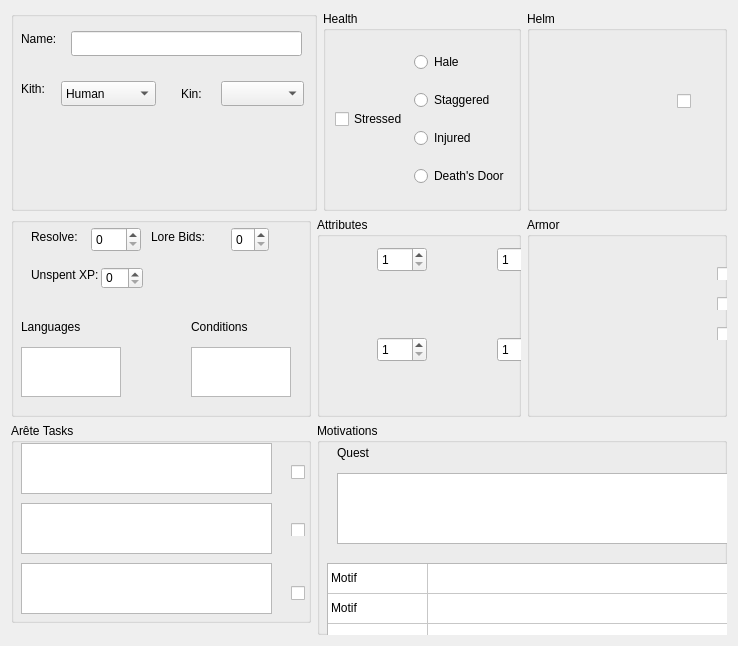
      <widget class="QWidget" name="char_tab">
       <attribute name="title">
        <string>Character</string>
       </attribute>
       <layout class="QGridLayout" name="gridLayout_2">
        <item row="0" column="2" colspan="2">
         <widget class="QGroupBox" name="groupBox_8">
          <property name="title">
           <string/>
          </property>
          <widget class="QLabel" name="label">
           <property name="geometry">
            <rect>
             <x>10</x>
             <y>0</y>
             <width>50</width>
             <height>56</height>
            </rect>
           </property>
           <property name="maximumSize">
            <size>
             <width>50</width>
             <height>16777215</height>
            </size>
           </property>
           <property name="text">
            <string>Name:</string>
           </property>
          </widget>
          <widget class="QLineEdit" name="nameedit">
           <property name="geometry">
            <rect>
             <x>60</x>
             <y>20</y>
             <width>231</width>
             <height>25</height>
            </rect>
           </property>
          </widget>
          <widget class="QLabel" name="label_2">
           <property name="geometry">
            <rect>
             <x>310</x>
             <y>20</y>
             <width>31</width>
             <height>19</height>
            </rect>
           </property>
           <property name="maximumSize">
            <size>
             <width>75</width>
             <height>16777215</height>
            </size>
           </property>
           <property name="text">
            <string>Path:</string>
           </property>
          </widget>
          <widget class="QComboBox" name="path_dropdown">
           <property name="geometry">
            <rect>
             <x>350</x>
             <y>20</y>
             <width>91</width>
             <height>25</height>
            </rect>
           </property>
           <property name="maximumSize">
            <size>
             <width>100</width>
             <height>16777215</height>
            </size>
           </property>
           <property name="editable">
            <bool>false</bool>
           </property>
           <property name="currentText">
            <string>Swords</string>
           </property>
           <item>
            <property name="text">
             <string>Swords</string>
            </property>
           </item>
           <item>
            <property name="text">
             <string>Pentacles</string>
            </property>
           </item>
           <item>
            <property name="text">
             <string>Cups</string>
            </property>
           </item>
           <item>
            <property name="text">
             <string>Wands</string>
            </property>
           </item>
          </widget>
          <widget class="QLabel" name="label_3">
           <property name="geometry">
            <rect>
             <x>10</x>
             <y>50</y>
             <width>41</width>
             <height>56</height>
            </rect>
           </property>
           <property name="maximumSize">
            <size>
             <width>75</width>
             <height>16777215</height>
            </size>
           </property>
           <property name="text">
            <string>Kith:</string>
           </property>
          </widget>
          <widget class="QComboBox" name="kith_dropdown">
           <property name="geometry">
            <rect>
             <x>50</x>
             <y>70</y>
             <width>95</width>
             <height>25</height>
            </rect>
           </property>
           <item>
            <property name="text">
             <string>Human</string>
            </property>
           </item>
           <item>
            <property name="text">
             <string>Underfolk</string>
            </property>
           </item>
           <item>
            <property name="text">
             <string>Orc</string>
            </property>
           </item>
           <item>
            <property name="text">
             <string>Fay</string>
            </property>
           </item>
          </widget>
          <widget class="QLabel" name="label_4">
           <property name="geometry">
            <rect>
             <x>170</x>
             <y>70</y>
             <width>50</width>
             <height>25</height>
            </rect>
           </property>
           <property name="maximumSize">
            <size>
             <width>50</width>
             <height>25</height>
            </size>
           </property>
           <property name="text">
            <string>Kin:</string>
           </property>
          </widget>
          <widget class="QComboBox" name="kin_dropdown">
           <property name="geometry">
            <rect>
             <x>210</x>
             <y>70</y>
             <width>83</width>
             <height>25</height>
            </rect>
           </property>
          </widget>
         </widget>
        </item>
        <item row="0" column="4">
         <widget class="QGroupBox" name="groupBox">
          <property name="title">
           <string>Health</string>
          </property>
          <layout class="QGridLayout" name="gridLayout_3">
           <item row="2" column="1">
            <widget class="QRadioButton" name="staggered_button">
             <property name="text">
              <string>Staggered</string>
             </property>
            </widget>
           </item>
           <item row="2" column="0" rowspan="2">
            <widget class="QCheckBox" name="stressed_box">
             <property name="text">
              <string>Stressed</string>
             </property>
            </widget>
           </item>
           <item row="4" column="1">
            <widget class="QRadioButton" name="deaths_door_button">
             <property name="text">
              <string>Death's Door</string>
             </property>
            </widget>
           </item>
           <item row="3" column="1">
            <widget class="QRadioButton" name="injured_button">
             <property name="text">
              <string>Injured</string>
             </property>
            </widget>
           </item>
           <item row="1" column="1">
            <widget class="QRadioButton" name="hale_button">
             <property name="text">
              <string>Hale</string>
             </property>
            </widget>
           </item>
          </layout>
         </widget>
        </item>
        <item row="1" column="5">
         <widget class="QGroupBox" name="groupBox_6">
          <property name="minimumSize">
           <size>
            <width>100</width>
            <height>200</height>
           </size>
          </property>
          <property name="title">
           <string>Armor</string>
          </property>
          <widget class="QLabel" name="label_18">
           <property name="geometry">
            <rect>
             <x>10</x>
             <y>23</y>
             <width>171</width>
             <height>171</height>
            </rect>
           </property>
           <property name="text">
            <string/>
           </property>
           <property name="pixmap">
            <pixmap>abdominal-armor.svg</pixmap>
           </property>
           <property name="scaledContents">
            <bool>true</bool>
           </property>
          </widget>
          <widget class="QCheckBox" name="armor_notch_1">
           <property name="geometry">
            <rect>
             <x>190</x>
             <y>50</y>
             <width>35</width>
             <height>13</height>
            </rect>
           </property>
           <property name="text">
            <string/>
           </property>
          </widget>
          <widget class="QCheckBox" name="armor_notch_2">
           <property name="geometry">
            <rect>
             <x>190</x>
             <y>80</y>
             <width>26</width>
             <height>13</height>
            </rect>
           </property>
           <property name="text">
            <string/>
           </property>
          </widget>
          <widget class="QCheckBox" name="armor_notch_3">
           <property name="geometry">
            <rect>
             <x>190</x>
             <y>110</y>
             <width>26</width>
             <height>13</height>
            </rect>
           </property>
           <property name="text">
            <string/>
           </property>
          </widget>
         </widget>
        </item>
        <item row="10" column="2">
         <widget class="QGroupBox" name="groupBox_9">
          <property name="minimumSize">
           <size>
            <width>300</width>
            <height>200</height>
           </size>
          </property>
          <property name="title">
           <string>Arête Tasks</string>
          </property>
          <widget class="QTextEdit" name="arete_task_1">
           <property name="geometry">
            <rect>
             <x>10</x>
             <y>20</y>
             <width>251</width>
             <height>51</height>
            </rect>
           </property>
          </widget>
          <widget class="QTextEdit" name="arete_task_2">
           <property name="geometry">
            <rect>
             <x>10</x>
             <y>80</y>
             <width>251</width>
             <height>51</height>
            </rect>
           </property>
          </widget>
          <widget class="QTextEdit" name="arete_task_3">
           <property name="geometry">
            <rect>
             <x>10</x>
             <y>140</y>
             <width>251</width>
             <height>51</height>
            </rect>
           </property>
          </widget>
          <widget class="QCheckBox" name="arete_check_1">
           <property name="geometry">
            <rect>
             <x>280</x>
             <y>40</y>
             <width>20</width>
             <height>19</height>
            </rect>
           </property>
           <property name="maximumSize">
            <size>
             <width>20</width>
             <height>20</height>
            </size>
           </property>
           <property name="text">
            <string/>
           </property>
          </widget>
          <widget class="QCheckBox" name="arete_check_2">
           <property name="geometry">
            <rect>
             <x>280</x>
             <y>100</y>
             <width>20</width>
             <height>13</height>
            </rect>
           </property>
           <property name="maximumSize">
            <size>
             <width>20</width>
             <height>20</height>
            </size>
           </property>
           <property name="text">
            <string/>
           </property>
          </widget>
          <widget class="QCheckBox" name="arete_check_3">
           <property name="geometry">
            <rect>
             <x>280</x>
             <y>160</y>
             <width>20</width>
             <height>20</height>
            </rect>
           </property>
           <property name="maximumSize">
            <size>
             <width>20</width>
             <height>20</height>
            </size>
           </property>
           <property name="text">
            <string/>
           </property>
          </widget>
         </widget>
        </item>
        <item row="10" column="3" rowspan="3" colspan="3">
         <widget class="QGroupBox" name="groupBox_11">
          <property name="title">
           <string>Motivations</string>
          </property>
          <widget class="QLabel" name="label_14">
           <property name="geometry">
            <rect>
             <x>20</x>
             <y>20</y>
             <width>50</width>
             <height>19</height>
            </rect>
           </property>
           <property name="maximumSize">
            <size>
             <width>50</width>
             <height>25</height>
            </size>
           </property>
           <property name="text">
            <string>Quest</string>
           </property>
          </widget>
          <widget class="QTextEdit" name="quest_box">
           <property name="geometry">
            <rect>
             <x>20</x>
             <y>50</y>
             <width>461</width>
             <height>71</height>
            </rect>
           </property>
          </widget>
          <widget class="QTableWidget" name="motif_table">
           <property name="geometry">
            <rect>
             <x>10</x>
             <y>140</y>
             <width>484</width>
             <height>141</height>
            </rect>
           </property>
           <property name="rowCount">
            <number>3</number>
           </property>
           <property name="columnCount">
            <number>2</number>
           </property>
           <attribute name="horizontalHeaderVisible">
            <bool>false</bool>
           </attribute>
           <attribute name="horizontalHeaderStretchLastSection">
            <bool>true</bool>
           </attribute>
           <attribute name="verticalHeaderVisible">
            <bool>false</bool>
           </attribute>
           <attribute name="verticalHeaderStretchLastSection">
            <bool>true</bool>
           </attribute>
           <row/>
           <row/>
           <row/>
           <column/>
           <column/>
           <item row="0" column="0">
            <property name="text">
             <string>Motif</string>
            </property>
            <property name="flags">
             <set>ItemIsSelectable|ItemIsDragEnabled|ItemIsDropEnabled|ItemIsUserCheckable|ItemIsEnabled</set>
            </property>
           </item>
           <item row="1" column="0">
            <property name="text">
             <string>Motif</string>
            </property>
            <property name="flags">
             <set>ItemIsSelectable|ItemIsDragEnabled|ItemIsDropEnabled|ItemIsUserCheckable|ItemIsEnabled</set>
            </property>
           </item>
           <item row="2" column="0">
            <property name="text">
             <string>Motif</string>
            </property>
            <property name="flags">
             <set>ItemIsSelectable|ItemIsDragEnabled|ItemIsDropEnabled|ItemIsUserCheckable|ItemIsEnabled</set>
            </property>
           </item>
          </widget>
          <widget class="QTableWidget" name="guildmate_table">
           <property name="geometry">
            <rect>
             <x>550</x>
             <y>60</y>
             <width>321</width>
             <height>211</height>
            </rect>
           </property>
           <property name="rowCount">
            <number>6</number>
           </property>
           <property name="columnCount">
            <number>3</number>
           </property>
           <attribute name="horizontalHeaderVisible">
            <bool>false</bool>
           </attribute>
           <attribute name="verticalHeaderVisible">
            <bool>false</bool>
           </attribute>
           <attribute name="verticalHeaderHighlightSections">
            <bool>false</bool>
           </attribute>
           <row/>
           <row/>
           <row/>
           <row/>
           <row/>
           <row/>
           <column/>
           <column/>
           <column/>
           <item row="0" column="0">
            <property name="text">
             <string>Guildmate</string>
            </property>
            <property name="flags">
             <set>ItemIsSelectable|ItemIsDragEnabled|ItemIsDropEnabled|ItemIsUserCheckable|ItemIsEnabled</set>
            </property>
           </item>
           <item row="0" column="1">
            <property name="text">
             <string>Bond</string>
            </property>
            <property name="flags">
             <set>ItemIsSelectable|ItemIsDragEnabled|ItemIsDropEnabled|ItemIsUserCheckable|ItemIsEnabled</set>
            </property>
           </item>
           <item row="0" column="2">
            <property name="text">
             <string>Charged</string>
            </property>
            <property name="flags">
             <set>ItemIsSelectable|ItemIsDragEnabled|ItemIsDropEnabled|ItemIsUserCheckable|ItemIsEnabled</set>
            </property>
           </item>
          </widget>
         </widget>
        </item>
        <item row="1" column="3" colspan="2">
         <widget class="QGroupBox" name="groupBox_7">
          <property name="title">
           <string>Attributes</string>
          </property>
          <widget class="QLabel" name="label_5">
           <property name="geometry">
            <rect>
             <x>10</x>
             <y>20</y>
             <width>50</width>
             <height>43</height>
            </rect>
           </property>
           <property name="maximumSize">
            <size>
             <width>50</width>
             <height>50</height>
            </size>
           </property>
           <property name="text">
            <string/>
           </property>
           <property name="pixmap">
            <pixmap>sword.png</pixmap>
           </property>
           <property name="scaledContents">
            <bool>true</bool>
           </property>
          </widget>
          <widget class="QSpinBox" name="swords_box">
           <property name="geometry">
            <rect>
             <x>60</x>
             <y>30</y>
             <width>50</width>
             <height>25</height>
            </rect>
           </property>
           <property name="maximumSize">
            <size>
             <width>50</width>
             <height>16777215</height>
            </size>
           </property>
           <property name="minimum">
            <number>1</number>
           </property>
           <property name="maximum">
            <number>4</number>
           </property>
          </widget>
          <widget class="QLabel" name="label_6">
           <property name="geometry">
            <rect>
             <x>130</x>
             <y>20</y>
             <width>50</width>
             <height>43</height>
            </rect>
           </property>
           <property name="maximumSize">
            <size>
             <width>50</width>
             <height>50</height>
            </size>
           </property>
           <property name="text">
            <string/>
           </property>
           <property name="pixmap">
            <pixmap>pentacle.png</pixmap>
           </property>
           <property name="scaledContents">
            <bool>true</bool>
           </property>
          </widget>
          <widget class="QSpinBox" name="pentacles_box">
           <property name="geometry">
            <rect>
             <x>180</x>
             <y>30</y>
             <width>50</width>
             <height>25</height>
            </rect>
           </property>
           <property name="maximumSize">
            <size>
             <width>50</width>
             <height>16777215</height>
            </size>
           </property>
           <property name="minimum">
            <number>1</number>
           </property>
           <property name="maximum">
            <number>4</number>
           </property>
          </widget>
          <widget class="QLabel" name="label_7">
           <property name="geometry">
            <rect>
             <x>10</x>
             <y>100</y>
             <width>50</width>
             <height>43</height>
            </rect>
           </property>
           <property name="maximumSize">
            <size>
             <width>50</width>
             <height>50</height>
            </size>
           </property>
           <property name="text">
            <string/>
           </property>
           <property name="pixmap">
            <pixmap>cup.png</pixmap>
           </property>
           <property name="scaledContents">
            <bool>true</bool>
           </property>
          </widget>
          <widget class="QSpinBox" name="cups_box">
           <property name="geometry">
            <rect>
             <x>60</x>
             <y>120</y>
             <width>50</width>
             <height>25</height>
            </rect>
           </property>
           <property name="maximumSize">
            <size>
             <width>50</width>
             <height>16777215</height>
            </size>
           </property>
           <property name="minimum">
            <number>1</number>
           </property>
           <property name="maximum">
            <number>4</number>
           </property>
          </widget>
          <widget class="QLabel" name="label_8">
           <property name="geometry">
            <rect>
             <x>120</x>
             <y>100</y>
             <width>50</width>
             <height>49</height>
            </rect>
           </property>
           <property name="maximumSize">
            <size>
             <width>50</width>
             <height>50</height>
            </size>
           </property>
           <property name="text">
            <string/>
           </property>
           <property name="pixmap">
            <pixmap>wand.png</pixmap>
           </property>
           <property name="scaledContents">
            <bool>true</bool>
           </property>
          </widget>
          <widget class="QSpinBox" name="wands_box">
           <property name="geometry">
            <rect>
             <x>180</x>
             <y>120</y>
             <width>50</width>
             <height>25</height>
            </rect>
           </property>
           <property name="maximumSize">
            <size>
             <width>50</width>
             <height>16777215</height>
            </size>
           </property>
           <property name="minimum">
            <number>1</number>
           </property>
           <property name="maximum">
            <number>4</number>
           </property>
          </widget>
         </widget>
        </item>
        <item row="0" column="5">
         <widget class="QGroupBox" name="groupBox_5">
          <property name="minimumSize">
           <size>
            <width>200</width>
            <height>200</height>
           </size>
          </property>
          <property name="title">
           <string>Helm</string>
          </property>
          <widget class="QLabel" name="label_17">
           <property name="geometry">
            <rect>
             <x>-20</x>
             <y>30</y>
             <width>190</width>
             <height>151</height>
            </rect>
           </property>
           <property name="text">
            <string/>
           </property>
           <property name="pixmap">
            <pixmap>visored-helm.svg</pixmap>
           </property>
           <property name="scaledContents">
            <bool>true</bool>
           </property>
          </widget>
          <widget class="QCheckBox" name="helm_notch">
           <property name="geometry">
            <rect>
             <x>150</x>
             <y>80</y>
             <width>20</width>
             <height>20</height>
            </rect>
           </property>
           <property name="maximumSize">
            <size>
             <width>20</width>
             <height>20</height>
            </size>
           </property>
           <property name="text">
            <string/>
           </property>
          </widget>
         </widget>
        </item>
        <item row="1" column="2">
         <widget class="QGroupBox" name="groupBox_10">
          <property name="title">
           <string/>
          </property>
          <widget class="QLabel" name="label_9">
           <property name="geometry">
            <rect>
             <x>20</x>
             <y>10</y>
             <width>65</width>
             <height>19</height>
            </rect>
           </property>
           <property name="maximumSize">
            <size>
             <width>100</width>
             <height>16777215</height>
            </size>
           </property>
           <property name="text">
            <string>Resolve:</string>
           </property>
          </widget>
          <widget class="QSpinBox" name="resolve_box">
           <property name="geometry">
            <rect>
             <x>80</x>
             <y>10</y>
             <width>50</width>
             <height>25</height>
            </rect>
           </property>
           <property name="maximumSize">
            <size>
             <width>50</width>
             <height>16777215</height>
            </size>
           </property>
           <property name="minimum">
            <number>0</number>
           </property>
           <property name="maximum">
            <number>4</number>
           </property>
          </widget>
          <widget class="QLabel" name="label_10">
           <property name="geometry">
            <rect>
             <x>140</x>
             <y>10</y>
             <width>81</width>
             <height>19</height>
            </rect>
           </property>
           <property name="maximumSize">
            <size>
             <width>100</width>
             <height>50</height>
            </size>
           </property>
           <property name="text">
            <string>Lore Bids:</string>
           </property>
          </widget>
          <widget class="QSpinBox" name="lore_bids_box">
           <property name="geometry">
            <rect>
             <x>220</x>
             <y>10</y>
             <width>38</width>
             <height>25</height>
            </rect>
           </property>
           <property name="maximumSize">
            <size>
             <width>50</width>
             <height>16777215</height>
            </size>
           </property>
           <property name="minimum">
            <number>0</number>
           </property>
           <property name="maximum">
            <number>4</number>
           </property>
          </widget>
          <widget class="QLabel" name="label_11">
           <property name="geometry">
            <rect>
             <x>10</x>
             <y>100</y>
             <width>100</width>
             <height>20</height>
            </rect>
           </property>
           <property name="maximumSize">
            <size>
             <width>100</width>
             <height>20</height>
            </size>
           </property>
           <property name="text">
            <string>Languages</string>
           </property>
          </widget>
          <widget class="QTextEdit" name="languages_box">
           <property name="geometry">
            <rect>
             <x>10</x>
             <y>130</y>
             <width>100</width>
             <height>50</height>
            </rect>
           </property>
           <property name="maximumSize">
            <size>
             <width>100</width>
             <height>50</height>
            </size>
           </property>
          </widget>
          <widget class="QLabel" name="label_12">
           <property name="geometry">
            <rect>
             <x>180</x>
             <y>100</y>
             <width>91</width>
             <height>20</height>
            </rect>
           </property>
           <property name="maximumSize">
            <size>
             <width>100</width>
             <height>20</height>
            </size>
           </property>
           <property name="text">
            <string>Conditions</string>
           </property>
          </widget>
          <widget class="QTextEdit" name="conditions_box">
           <property name="geometry">
            <rect>
             <x>180</x>
             <y>130</y>
             <width>100</width>
             <height>50</height>
            </rect>
           </property>
           <property name="maximumSize">
            <size>
             <width>100</width>
             <height>50</height>
            </size>
           </property>
          </widget>
          <widget class="QLabel" name="label_19">
           <property name="geometry">
            <rect>
             <x>20</x>
             <y>50</y>
             <width>71</width>
             <height>16</height>
            </rect>
           </property>
           <property name="text">
            <string>Unspent XP:</string>
           </property>
          </widget>
          <widget class="QSpinBox" name="unspent_xp_box">
           <property name="geometry">
            <rect>
             <x>90</x>
             <y>50</y>
             <width>42</width>
             <height>22</height>
            </rect>
           </property>
          </widget>
         </widget>
        </item>
       </layout>
      </widget>
